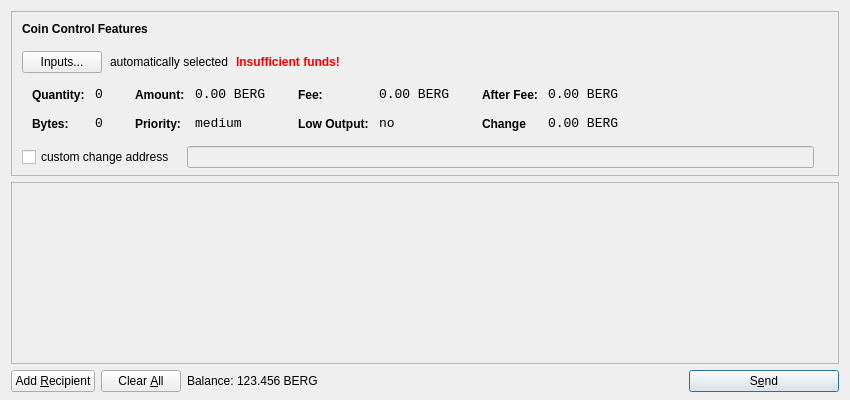
<?xml version="1.0" encoding="UTF-8"?>
<ui version="4.0">
 <class>SendCoinsDialog</class>
 <widget class="QDialog" name="SendCoinsDialog">
  <property name="geometry">
   <rect>
    <x>0</x>
    <y>0</y>
    <width>850</width>
    <height>400</height>
   </rect>
  </property>
  <property name="windowTitle">
   <string>Send Coins</string>
  </property>
  <layout class="QVBoxLayout" name="verticalLayout" stretch="0,1,0">
   <property name="bottomMargin">
    <number>8</number>
   </property>
   <item>
    <widget class="QFrame" name="frameCoinControl">
     <property name="sizePolicy">
      <sizepolicy hsizetype="Expanding" vsizetype="Expanding">
       <horstretch>0</horstretch>
       <verstretch>0</verstretch>
      </sizepolicy>
     </property>
     <property name="maximumSize">
      <size>
       <width>16777215</width>
       <height>16777215</height>
      </size>
     </property>
     <property name="frameShape">
      <enum>QFrame::StyledPanel</enum>
     </property>
     <property name="frameShadow">
      <enum>QFrame::Sunken</enum>
     </property>
     <layout class="QVBoxLayout" name="verticalLayoutCoinControl2">
      <property name="spacing">
       <number>-1</number>
      </property>
      <property name="leftMargin">
       <number>0</number>
      </property>
      <property name="topMargin">
       <number>0</number>
      </property>
      <property name="rightMargin">
       <number>0</number>
      </property>
      <property name="bottomMargin">
       <number>6</number>
      </property>
      <item>
       <layout class="QVBoxLayout" name="verticalLayoutCoinControl" stretch="0,0,0,0,1">
        <property name="spacing">
         <number>0</number>
        </property>
        <property name="leftMargin">
         <number>10</number>
        </property>
        <property name="topMargin">
         <number>10</number>
        </property>
        <item>
         <layout class="QHBoxLayout" name="horizontalLayoutCoinControl1">
          <property name="bottomMargin">
           <number>15</number>
          </property>
          <item>
           <widget class="QLabel" name="labelCoinControlFeatures">
            <property name="sizePolicy">
             <sizepolicy hsizetype="Preferred" vsizetype="Maximum">
              <horstretch>0</horstretch>
              <verstretch>0</verstretch>
             </sizepolicy>
            </property>
            <property name="font">
             <font>
              <weight>75</weight>
              <bold>true</bold>
             </font>
            </property>
            <property name="styleSheet">
             <string notr="true">font-weight:bold;</string>
            </property>
            <property name="text">
             <string>Coin Control Features</string>
            </property>
           </widget>
          </item>
         </layout>
        </item>
        <item>
         <layout class="QHBoxLayout" name="horizontalLayoutCoinControl2" stretch="0,0,0,0">
          <property name="spacing">
           <number>8</number>
          </property>
          <property name="bottomMargin">
           <number>10</number>
          </property>
          <item>
           <widget class="QPushButton" name="pushButtonCoinControl">
            <property name="styleSheet">
             <string notr="true"/>
            </property>
            <property name="text">
             <string>Inputs...</string>
            </property>
           </widget>
          </item>
          <item>
           <widget class="QLabel" name="labelCoinControlAutomaticallySelected">
            <property name="text">
             <string>automatically selected</string>
            </property>
            <property name="margin">
             <number>5</number>
            </property>
           </widget>
          </item>
          <item>
           <widget class="QLabel" name="labelCoinControlInsuffFunds">
            <property name="font">
             <font>
              <weight>75</weight>
              <bold>true</bold>
             </font>
            </property>
            <property name="styleSheet">
             <string notr="true">color:red;font-weight:bold;</string>
            </property>
            <property name="text">
             <string>Insufficient funds!</string>
            </property>
            <property name="margin">
             <number>5</number>
            </property>
           </widget>
          </item>
          <item>
           <spacer name="horizontalSpacerCoinControl">
            <property name="orientation">
             <enum>Qt::Horizontal</enum>
            </property>
            <property name="sizeHint" stdset="0">
             <size>
              <width>40</width>
              <height>1</height>
             </size>
            </property>
           </spacer>
          </item>
         </layout>
        </item>
        <item>
         <widget class="QWidget" name="widgetCoinControl" native="true">
          <property name="sizePolicy">
           <sizepolicy hsizetype="Preferred" vsizetype="Preferred">
            <horstretch>0</horstretch>
            <verstretch>0</verstretch>
           </sizepolicy>
          </property>
          <property name="minimumSize">
           <size>
            <width>0</width>
            <height>0</height>
           </size>
          </property>
          <property name="styleSheet">
           <string notr="true"/>
          </property>
          <layout class="QHBoxLayout" name="horizontalLayoutCoinControl5">
           <property name="margin">
            <number>0</number>
           </property>
           <item>
            <layout class="QHBoxLayout" name="horizontalLayoutCoinControl3" stretch="0,0,0,1">
             <property name="spacing">
              <number>20</number>
             </property>
             <property name="topMargin">
              <number>0</number>
             </property>
             <property name="bottomMargin">
              <number>10</number>
             </property>
             <item>
              <layout class="QFormLayout" name="formLayoutCoinControl1">
               <property name="horizontalSpacing">
                <number>10</number>
               </property>
               <property name="verticalSpacing">
                <number>14</number>
               </property>
               <property name="leftMargin">
                <number>10</number>
               </property>
               <property name="topMargin">
                <number>4</number>
               </property>
               <property name="rightMargin">
                <number>6</number>
               </property>
               <item row="0" column="0">
                <widget class="QLabel" name="labelCoinControlQuantityText">
                 <property name="styleSheet">
                  <string notr="true">font-weight:bold;</string>
                 </property>
                 <property name="text">
                  <string>Quantity:</string>
                 </property>
                 <property name="margin">
                  <number>0</number>
                 </property>
                </widget>
               </item>
               <item row="0" column="1">
                <widget class="QLabel" name="labelCoinControlQuantity">
                 <property name="font">
                  <font>
                   <family>Monospace</family>
                   <pointsize>10</pointsize>
                  </font>
                 </property>
                 <property name="cursor">
                  <cursorShape>IBeamCursor</cursorShape>
                 </property>
                 <property name="contextMenuPolicy">
                  <enum>Qt::ActionsContextMenu</enum>
                 </property>
                 <property name="text">
                  <string>0</string>
                 </property>
                 <property name="margin">
                  <number>0</number>
                 </property>
                 <property name="textInteractionFlags">
                  <set>Qt::LinksAccessibleByMouse|Qt::TextSelectableByKeyboard|Qt::TextSelectableByMouse</set>
                 </property>
                </widget>
               </item>
               <item row="1" column="0">
                <widget class="QLabel" name="labelCoinControlBytesText">
                 <property name="styleSheet">
                  <string notr="true">font-weight:bold;</string>
                 </property>
                 <property name="text">
                  <string>Bytes:</string>
                 </property>
                </widget>
               </item>
               <item row="1" column="1">
                <widget class="QLabel" name="labelCoinControlBytes">
                 <property name="font">
                  <font>
                   <family>Monospace</family>
                   <pointsize>10</pointsize>
                  </font>
                 </property>
                 <property name="cursor">
                  <cursorShape>IBeamCursor</cursorShape>
                 </property>
                 <property name="contextMenuPolicy">
                  <enum>Qt::ActionsContextMenu</enum>
                 </property>
                 <property name="text">
                  <string>0</string>
                 </property>
                 <property name="textInteractionFlags">
                  <set>Qt::LinksAccessibleByMouse|Qt::TextSelectableByKeyboard|Qt::TextSelectableByMouse</set>
                 </property>
                </widget>
               </item>
              </layout>
             </item>
             <item>
              <layout class="QFormLayout" name="formLayoutCoinControl2">
               <property name="horizontalSpacing">
                <number>10</number>
               </property>
               <property name="verticalSpacing">
                <number>14</number>
               </property>
               <property name="leftMargin">
                <number>6</number>
               </property>
               <property name="topMargin">
                <number>4</number>
               </property>
               <property name="rightMargin">
                <number>6</number>
               </property>
               <item row="0" column="0">
                <widget class="QLabel" name="labelCoinControlAmountText">
                 <property name="styleSheet">
                  <string notr="true">font-weight:bold;</string>
                 </property>
                 <property name="text">
                  <string>Amount:</string>
                 </property>
                 <property name="margin">
                  <number>0</number>
                 </property>
                </widget>
               </item>
               <item row="0" column="1">
                <widget class="QLabel" name="labelCoinControlAmount">
                 <property name="font">
                  <font>
                   <family>Monospace</family>
                   <pointsize>10</pointsize>
                  </font>
                 </property>
                 <property name="cursor">
                  <cursorShape>IBeamCursor</cursorShape>
                 </property>
                 <property name="contextMenuPolicy">
                  <enum>Qt::ActionsContextMenu</enum>
                 </property>
                 <property name="text">
                  <string>0.00 BERG</string>
                 </property>
                 <property name="textInteractionFlags">
                  <set>Qt::LinksAccessibleByMouse|Qt::TextSelectableByKeyboard|Qt::TextSelectableByMouse</set>
                 </property>
                </widget>
               </item>
               <item row="1" column="0">
                <widget class="QLabel" name="labelCoinControlPriorityText">
                 <property name="styleSheet">
                  <string notr="true">font-weight:bold;</string>
                 </property>
                 <property name="text">
                  <string>Priority:</string>
                 </property>
                </widget>
               </item>
               <item row="1" column="1">
                <widget class="QLabel" name="labelCoinControlPriority">
                 <property name="font">
                  <font>
                   <family>Monospace</family>
                   <pointsize>10</pointsize>
                  </font>
                 </property>
                 <property name="cursor">
                  <cursorShape>IBeamCursor</cursorShape>
                 </property>
                 <property name="contextMenuPolicy">
                  <enum>Qt::ActionsContextMenu</enum>
                 </property>
                 <property name="text">
                  <string>medium</string>
                 </property>
                 <property name="textInteractionFlags">
                  <set>Qt::LinksAccessibleByMouse|Qt::TextSelectableByKeyboard|Qt::TextSelectableByMouse</set>
                 </property>
                </widget>
               </item>
              </layout>
             </item>
             <item>
              <layout class="QFormLayout" name="formLayoutCoinControl3">
               <property name="horizontalSpacing">
                <number>10</number>
               </property>
               <property name="verticalSpacing">
                <number>14</number>
               </property>
               <property name="leftMargin">
                <number>6</number>
               </property>
               <property name="topMargin">
                <number>4</number>
               </property>
               <property name="rightMargin">
                <number>6</number>
               </property>
               <item row="0" column="0">
                <widget class="QLabel" name="labelCoinControlFeeText">
                 <property name="styleSheet">
                  <string notr="true">font-weight:bold;</string>
                 </property>
                 <property name="text">
                  <string>Fee:</string>
                 </property>
                 <property name="margin">
                  <number>0</number>
                 </property>
                </widget>
               </item>
               <item row="0" column="1">
                <widget class="QLabel" name="labelCoinControlFee">
                 <property name="font">
                  <font>
                   <family>Monospace</family>
                   <pointsize>10</pointsize>
                  </font>
                 </property>
                 <property name="cursor">
                  <cursorShape>IBeamCursor</cursorShape>
                 </property>
                 <property name="contextMenuPolicy">
                  <enum>Qt::ActionsContextMenu</enum>
                 </property>
                 <property name="text">
                  <string>0.00 BERG</string>
                 </property>
                 <property name="textInteractionFlags">
                  <set>Qt::LinksAccessibleByMouse|Qt::TextSelectableByKeyboard|Qt::TextSelectableByMouse</set>
                 </property>
                </widget>
               </item>
               <item row="1" column="0">
                <widget class="QLabel" name="labelCoinControlLowOutputText">
                 <property name="styleSheet">
                  <string notr="true">font-weight:bold;</string>
                 </property>
                 <property name="text">
                  <string>Low Output:</string>
                 </property>
                </widget>
               </item>
               <item row="1" column="1">
                <widget class="QLabel" name="labelCoinControlLowOutput">
                 <property name="font">
                  <font>
                   <family>Monospace</family>
                   <pointsize>10</pointsize>
                  </font>
                 </property>
                 <property name="cursor">
                  <cursorShape>IBeamCursor</cursorShape>
                 </property>
                 <property name="contextMenuPolicy">
                  <enum>Qt::ActionsContextMenu</enum>
                 </property>
                 <property name="text">
                  <string>no</string>
                 </property>
                 <property name="textInteractionFlags">
                  <set>Qt::LinksAccessibleByMouse|Qt::TextSelectableByKeyboard|Qt::TextSelectableByMouse</set>
                 </property>
                </widget>
               </item>
              </layout>
             </item>
             <item>
              <layout class="QFormLayout" name="formLayoutCoinControl4">
               <property name="horizontalSpacing">
                <number>10</number>
               </property>
               <property name="verticalSpacing">
                <number>14</number>
               </property>
               <property name="leftMargin">
                <number>6</number>
               </property>
               <property name="topMargin">
                <number>4</number>
               </property>
               <property name="rightMargin">
                <number>6</number>
               </property>
               <item row="0" column="0">
                <widget class="QLabel" name="labelCoinControlAfterFeeText">
                 <property name="styleSheet">
                  <string notr="true">font-weight:bold;</string>
                 </property>
                 <property name="text">
                  <string>After Fee:</string>
                 </property>
                 <property name="margin">
                  <number>0</number>
                 </property>
                </widget>
               </item>
               <item row="0" column="1">
                <widget class="QLabel" name="labelCoinControlAfterFee">
                 <property name="font">
                  <font>
                   <family>Monospace</family>
                   <pointsize>10</pointsize>
                  </font>
                 </property>
                 <property name="cursor">
                  <cursorShape>IBeamCursor</cursorShape>
                 </property>
                 <property name="contextMenuPolicy">
                  <enum>Qt::ActionsContextMenu</enum>
                 </property>
                 <property name="text">
                  <string>0.00 BERG</string>
                 </property>
                 <property name="textInteractionFlags">
                  <set>Qt::LinksAccessibleByMouse|Qt::TextSelectableByKeyboard|Qt::TextSelectableByMouse</set>
                 </property>
                </widget>
               </item>
               <item row="1" column="0">
                <widget class="QLabel" name="labelCoinControlChangeText">
                 <property name="styleSheet">
                  <string notr="true">font-weight:bold;</string>
                 </property>
                 <property name="text">
                  <string>Change</string>
                 </property>
                </widget>
               </item>
               <item row="1" column="1">
                <widget class="QLabel" name="labelCoinControlChange">
                 <property name="font">
                  <font>
                   <family>Monospace</family>
                   <pointsize>10</pointsize>
                  </font>
                 </property>
                 <property name="cursor">
                  <cursorShape>IBeamCursor</cursorShape>
                 </property>
                 <property name="contextMenuPolicy">
                  <enum>Qt::ActionsContextMenu</enum>
                 </property>
                 <property name="text">
                  <string>0.00 BERG</string>
                 </property>
                 <property name="textInteractionFlags">
                  <set>Qt::LinksAccessibleByMouse|Qt::TextSelectableByKeyboard|Qt::TextSelectableByMouse</set>
                 </property>
                </widget>
               </item>
              </layout>
             </item>
            </layout>
           </item>
          </layout>
         </widget>
        </item>
        <item>
         <layout class="QHBoxLayout" name="horizontalLayoutCoinControl4" stretch="0,0,0">
          <property name="spacing">
           <number>12</number>
          </property>
          <property name="sizeConstraint">
           <enum>QLayout::SetDefaultConstraint</enum>
          </property>
          <property name="topMargin">
           <number>5</number>
          </property>
          <property name="rightMargin">
           <number>5</number>
          </property>
          <item>
           <widget class="QCheckBox" name="checkBoxCoinControlChange">
            <property name="text">
             <string>custom change address</string>
            </property>
           </widget>
          </item>
          <item>
           <widget class="QLineEdit" name="lineEditCoinControlChange">
            <property name="enabled">
             <bool>false</bool>
            </property>
            <property name="sizePolicy">
             <sizepolicy hsizetype="Expanding" vsizetype="Fixed">
              <horstretch>0</horstretch>
              <verstretch>0</verstretch>
             </sizepolicy>
            </property>
           </widget>
          </item>
          <item>
           <widget class="QLabel" name="labelCoinControlChangeLabel">
            <property name="sizePolicy">
             <sizepolicy hsizetype="Preferred" vsizetype="Expanding">
              <horstretch>0</horstretch>
              <verstretch>0</verstretch>
             </sizepolicy>
            </property>
            <property name="minimumSize">
             <size>
              <width>0</width>
              <height>0</height>
             </size>
            </property>
            <property name="text">
             <string/>
            </property>
            <property name="margin">
             <number>3</number>
            </property>
           </widget>
          </item>
         </layout>
        </item>
        <item>
         <spacer name="verticalSpacerCoinControl">
          <property name="orientation">
           <enum>Qt::Vertical</enum>
          </property>
          <property name="sizeHint" stdset="0">
           <size>
            <width>800</width>
            <height>1</height>
           </size>
          </property>
         </spacer>
        </item>
       </layout>
      </item>
     </layout>
    </widget>
   </item>
   <item>
    <widget class="QScrollArea" name="scrollArea">
     <property name="widgetResizable">
      <bool>true</bool>
     </property>
     <widget class="QWidget" name="scrollAreaWidgetContents">
      <property name="geometry">
       <rect>
        <x>0</x>
        <y>0</y>
        <width>830</width>
        <height>165</height>
       </rect>
      </property>
      <layout class="QVBoxLayout" name="verticalLayout_2">
       <property name="margin">
        <number>0</number>
       </property>
       <item>
        <layout class="QVBoxLayout" name="entries">
         <property name="spacing">
          <number>6</number>
         </property>
        </layout>
       </item>
       <item>
        <spacer name="verticalSpacer">
         <property name="orientation">
          <enum>Qt::Vertical</enum>
         </property>
         <property name="sizeHint" stdset="0">
          <size>
           <width>20</width>
           <height>40</height>
          </size>
         </property>
        </spacer>
       </item>
      </layout>
     </widget>
    </widget>
   </item>
   <item>
    <layout class="QHBoxLayout" name="horizontalLayout">
     <item>
      <widget class="QPushButton" name="addButton">
       <property name="toolTip">
        <string>Send to multiple recipients at once</string>
       </property>
       <property name="text">
        <string>Add &amp;Recipient</string>
       </property>
       <property name="autoDefault">
        <bool>false</bool>
       </property>
      </widget>
     </item>
     <item>
      <widget class="QPushButton" name="clearButton">
       <property name="sizePolicy">
        <sizepolicy hsizetype="Minimum" vsizetype="Fixed">
         <horstretch>0</horstretch>
         <verstretch>0</verstretch>
        </sizepolicy>
       </property>
       <property name="toolTip">
        <string>Remove all transaction fields</string>
       </property>
       <property name="text">
        <string>Clear &amp;All</string>
       </property>
       <property name="autoRepeatDelay">
        <number>300</number>
       </property>
       <property name="autoDefault">
        <bool>false</bool>
       </property>
      </widget>
     </item>
     <item>
      <layout class="QHBoxLayout" name="horizontalLayout_2">
       <property name="spacing">
        <number>3</number>
       </property>
       <item>
        <widget class="QLabel" name="label">
         <property name="sizePolicy">
          <sizepolicy hsizetype="Preferred" vsizetype="Fixed">
           <horstretch>0</horstretch>
           <verstretch>0</verstretch>
          </sizepolicy>
         </property>
         <property name="text">
          <string>Balance:</string>
         </property>
        </widget>
       </item>
       <item>
        <widget class="QLabel" name="labelBalance">
         <property name="sizePolicy">
          <sizepolicy hsizetype="Preferred" vsizetype="Fixed">
           <horstretch>0</horstretch>
           <verstretch>0</verstretch>
          </sizepolicy>
         </property>
         <property name="cursor">
          <cursorShape>IBeamCursor</cursorShape>
         </property>
         <property name="text">
          <string>123.456 BERG</string>
         </property>
         <property name="textInteractionFlags">
          <set>Qt::LinksAccessibleByMouse|Qt::TextSelectableByKeyboard|Qt::TextSelectableByMouse</set>
         </property>
        </widget>
       </item>
      </layout>
     </item>
     <item>
      <spacer name="horizontalSpacer">
       <property name="orientation">
        <enum>Qt::Horizontal</enum>
       </property>
       <property name="sizeHint" stdset="0">
        <size>
         <width>40</width>
         <height>20</height>
        </size>
       </property>
      </spacer>
     </item>
     <item>
      <widget class="QPushButton" name="sendButton">
       <property name="minimumSize">
        <size>
         <width>150</width>
         <height>0</height>
        </size>
       </property>
       <property name="toolTip">
        <string>Confirm the send action</string>
       </property>
       <property name="text">
        <string>S&amp;end</string>
       </property>
       <property name="icon">
        <iconset resource="../bergco.qrc">
         <normaloff>:/icons/send</normaloff>:/icons/send</iconset>
       </property>
       <property name="default">
        <bool>true</bool>
       </property>
      </widget>
     </item>
    </layout>
   </item>
  </layout>
 </widget>
 <resources>
  <include location="../bergco.qrc"/>
 </resources>
 <connections/>
</ui>
